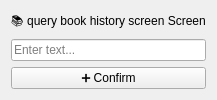
<?xml version="1.0" encoding="UTF-8"?>
<ui version="4.0">
 <class>query_book_history_screen</class>
 <widget class="QWidget" name="query_book_history_screen">
  <layout class="QVBoxLayout" name="verticalLayout">
   <item>
    <widget class="QLabel" name="label_heading">
     <property name="text">
      <string>📚 query book history screen Screen</string>
     </property>
     <property name="alignment">
      <set>Qt::AlignCenter</set>
     </property>
    </widget>
   </item>
   <item>
    <widget class="QLineEdit" name="titleInput">
     <property name="placeholderText">
      <string>Enter text...</string>
     </property>
    </widget>
   </item>
   <item>
    <widget class="QPushButton" name="saveButton">
     <property name="text">
      <string>➕ Confirm</string>
     </property>
    </widget>
   </item>
  </layout>
 </widget>
 <resources/>
 <connections/>
</ui>
